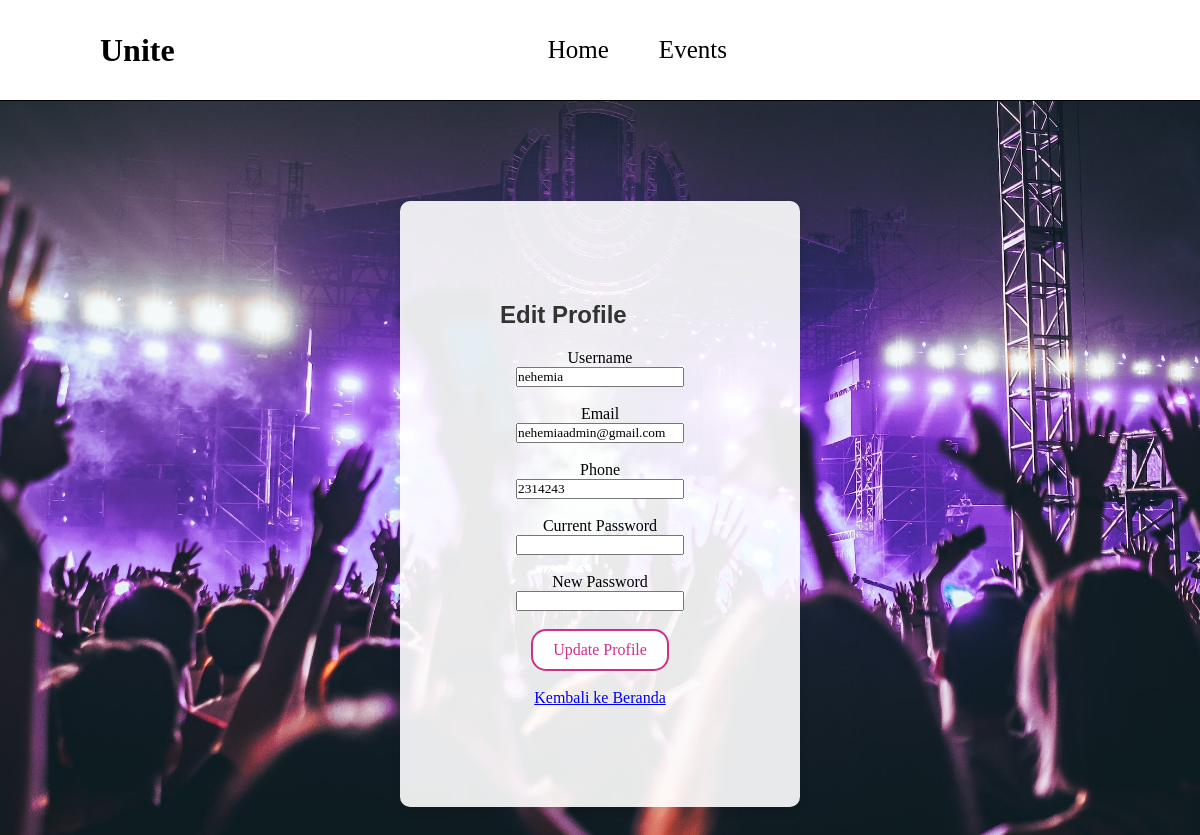
The page /edit_profile.php (signed in) on the database its author committed.
### tables this page shows
CREATE TABLE `users` (
  `user_id` int(11) NOT NULL,
  `name` varchar(100) NOT NULL,
  `email` varchar(100) NOT NULL,
  `password` varchar(255) NOT NULL,
  `created_at` timestamp NOT NULL DEFAULT current_timestamp(),
  `phone` varchar(15) DEFAULT NULL,
  `role` enum('admin','user') NOT NULL DEFAULT 'user'
);

### edit_profile.php (the view, shortened to what this page needs)
<?php
$host = 'localhost';
$dbname = 'unite';
$username = 'root';
$password = '';
try {
    $pdo = new PDO("mysql:host=$host;dbname=$dbname", $username, $password);
    $pdo->setAttribute(PDO::ATTR_ERRMODE, PDO::ERRMODE_EXCEPTION);
    $pdo->exec("SET NAMES 'utf8'");
} catch (PDOException $e) {
    echo 'Connection failed: ' . $e->getMessage();
    die();
}
$stmt = $pdo->prepare('SELECT * FROM users WHERE user_id = ?');
$stmt->execute([$_SESSION['user_id']]);
$user = $stmt->fetch(PDO::FETCH_ASSOC);
$isLoggedIn = isset($_SESSION['user_id']);
if ($isLoggedIn) {
    $stmt = $pdo->prepare('SELECT * FROM users WHERE user_id = ?');
    $stmt->execute([$_SESSION['user_id']]);
    $user = $stmt->fetch();
}
?>
<!DOCTYPE html>
<html lang="en">
<head>
    <link rel="stylesheet" href="login.css">
</head>
<body>
<header class="header" style="border: 5px black; border-bottom: 0.1px solid black;">
    <h1>Unite</h1>
    <nav class="navigation_">
        <a href="index.php" style="color: black;">Home</a>
        <a href="events.php" style="color: black;">Events</a>
    </nav>
</header>
<div class="container8">
<div class="login-form">
    <h2>Edit Profile</h2>
    <form method="POST" enctype="multipart/form-data">
        <label style="font-family:Sans-Bold" for="username">Username</label style="font-family:Sans-Bold"><br>
        <input style="font-family: SemiBold;"type="text" name="username" value="<?php echo htmlspecialchars($user['name']); ?>" required><br><br>
        <label style="font-family:Sans-Bold" for="email">Email</label style="font-family:Sans-Bold"><br>
        <input style="font-family: SemiBold;"type="email" name="email" value="<?php echo htmlspecialchars($user['email']); ?>" required><br><br>
        <label style="font-family:Sans-Bold" for="phone">Phone</label style="font-family:Sans-Bold"><br>
        <input style="font-family: SemiBold;"type="text" name="phone" value="<?php echo htmlspecialchars($user['phone']); ?>" required><br><br>
        <label style="font-family:Sans-Bold" for="current_password">Current Password</label style="font-family:Sans-Bold"><br>
        <input style="font-family: SemiBold;"type="password" name="current_password" required><br><br>
        <label style="font-family:Sans-Bold" for="new_password">New Password</label style="font-family:Sans-Bold"><br>
        <input style="font-family: SemiBold;"type="password" name="new_password"><br><br>
        <button type="submit" name="update" class="button">Update Profile</button>
    </form>
    <br>
    <a href="index.php" class="help-link">Kembali ke Beranda</a>
    </div>
</div>
</body>
</html>

### login.css (style rules this page uses)
* { margin: 0; padding: 0; box-sizing: border-box; font-family: Karla-ExtraBold; }
header { background-color: white; position: sticky; top: 0; left: 0; width: 100%; display: flex; justify-content: space-between; align-items: center; padding: 30px 100px; z-index: 100; transition: all 0.5s; text-decoration: none; }
.header h1 { font-family: Sans-Bold; }
.navigation_ { display: flex; justify-content: center; flex-grow: 1; }
.navigation_ a { font-family: SemiBold; font-size: 25px; text-decoration: none; padding: 6px 15px; margin: 0 10px; position: relative; transition: 0.4s; color: black; }
.navigation_ a::after { content: ""; position: absolute; width: 0; height: 2px; left: 50%; bottom: -8px; background-color: #cc308a; transition: width 0.4s ease, left 0.4s ease; }
.button { text-decoration: none; font-family: SemiBold; background-color: white; color: #cc308a; border: 2px solid #cc308a; padding: 10px 20px; font-size: 16px; border-radius: 15px; cursor: pointer; transition: background-color 0.3s ease, color 0.3s ease; }
body { background-image: url('photos/konsers8.jpg'); background-size: cover; background-position: center; background-repeat: no-repeat; min-height: 100vh; overflow-x: hidden; transition: background-color 1s ease; }
.container8 { background-color: rgba(255, 255, 255, 0.9); padding: 50px; box-shadow: 0px 4px 10px rgba(0, 0, 0, 0.1); border-radius: 10px; width: 100%; max-width: 400px; margin: 100px auto; }
.login-form { text-align: center; padding: 50px; }
h2 { font-family: Arial, Helvetica, sans-serif; text-align: left; margin-bottom: 20px; font-size: 24px; color: #333; }

### rows shown on the page
users: username "nehemia", email "nehemiaadmin@gmail.com", phone "2314243"
